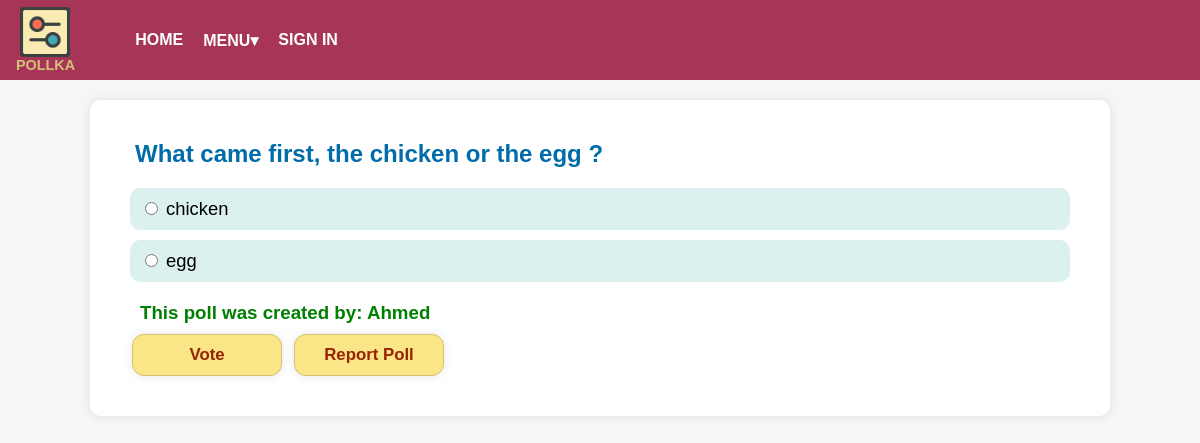
/Poll.php?pid=5, run on the app's committed database.
### tables this page shows
CREATE TABLE `questions` (
  `qid` int(11) NOT NULL,
  `uid` int(11) NOT NULL,
  `question` varchar(255) NOT NULL,
  `qstatus` varchar(15) NOT NULL,
  `reported` int(11) NOT NULL DEFAULT 0,
  `dueDate` datetime DEFAULT NULL
);

CREATE TABLE `options` (
  `oid` int(11) NOT NULL,
  `qid` int(11) NOT NULL,
  `option` varchar(255) NOT NULL
);

### poll.php (the view, shortened to what this page needs)
<?php
try {
    require('connection.php');
    $pid = $_GET['pid'];
    $sqlPoll = "SELECT * FROM questions WHERE qid = :pid";
    $stmtPoll = $db->prepare($sqlPoll);
    $stmtPoll->bindParam(':pid', $pid);
    $stmtPoll->execute();
    $poll = $stmtPoll->fetch(PDO::FETCH_ASSOC);
    $sqlOptions = "SELECT * FROM options WHERE qid = :pid";
    $stmtOptions = $db->prepare($sqlOptions);
    $stmtOptions->bindParam(':pid', $pid);
    $stmtOptions->execute();
    $sqlUname = "SELECT u.uname
                FROM user u INNER JOIN questions q ON u.uid = q.uid
                WHERE q.qid = :pid";
    $stmtUname = $db->prepare($sqlUname);
    $stmtUname->bindParam(':pid', $pid);
    $stmtUname->execute();
    if ($stmtUname->rowCount() == 1) {
        $unamearray = $stmtUname->fetch();
        $uname = $unamearray[0];
    } else {
        $uname = ("Unavailable");
    }
    $pollEnded = ($poll['qstatus'] == 'Ended') ? true : false;
    $pollDeactivated = ($poll['qstatus'] == 'Deactivated') ? true : false;
    $is_owner = (isset($_SESSION['uid']) && $_SESSION['uid'] == $poll['uid']) ? true : false;
    $voted = false;
?>
    <!DOCTYPE html>
    <html lang="en">
    <head>
        <link rel='stylesheet' href="styles/poll-styles.css">
        <link rel='stylesheet' href="styles/globalStyles.css">
    </head>
    <body class='preload'>
        <?php require('header.php');
        ?>
        <div class='container options'>
            <h2 class='question'><?php echo $poll['question']; ?></h2>
            <?php
            if ($stmtOptions->rowCount() > 0) {
                $hasOptions = true;
                echo "<form name='pollForm' id='pollForm'>";
                if (!$pollEnded) {
                    foreach ($stmtOptions as $option) {
                        echo "<div class='poll-option'>";
                        echo "<input type='radio' name='option' id='{$option['oid']} radio_opt' value='{$option['oid']}'>";
                        echo "<label for='{$option['oid']}'>{$option['option']}</label>";
                        echo "</div>";
                    }
                }
            } else {
                $hasOptions = false;
            }
            ?>
            </form>
            <div class="opt_btns">
                <?php
                if ($is_owner) {
                    echo "<h3 style='color:green;'>This poll was created by you, $uname.</h3>";
                } else {
                    echo "<h3 style='color:green;'>This poll was created by: $uname</h3>";
                }
                if ($hasOptions && !$voted && !$pollEnded && !$pollDeactivated) {
                    echo "<button class='opt_btn vote_btn' onclick='vote()'>Vote</button>";
                }
                if (!$pollDeactivated && !(isset($_SESSION['reported']) && $_SESSION['reported'] = true)) {
                    echo "<button class='opt_btn report_btn' id='report_btn' onclick='reportPoll()'>Report Poll</button>";
                }
                ?>
            </div>
        </div>
    </body>
    </html>
<?php } catch (PDOException $E) {
    die("Error occured!");
}
?>

### styles/poll-styles.css (style rules this page uses)
* { box-sizing: border-box; }
body { background: #f4f4f4cc; background-repeat: no-repeat; background-size: cover; min-width: 500px; min-height: 580px; margin: 0; padding: 0; font-family: 'Helvetica', sans-serif ; }
.container { width: 85% ; margin: 20px auto; background-color: #fff; padding: 20px; box-shadow: 0 0 10px rgba(0, 0, 0, 0.1); border-radius: 10px; }
.button-container .button, .opt_btn { display: inline-block; text-align: center; min-width: 95px; background-color:#fae587; box-shadow: 0 0 10px rgba(0, 0, 0, 0.1); color:#972300; padding: 10px; margin-left: 12px; border-radius: 12px; font-size: 1.05rem; font-weight: 600; transition-duration: 0.5s; }
.opt_btns { margin: 20px 10px; }
.opt_btns h3 { margin: 0 0 10px 20px; }
.opt_btn { min-width: 150px; border: #d4c270 0.5px solid; transition-duration: 0.5s; }
h2.question { margin-left: 25px; color: #006caa; }
.poll-option { background-color: #dbf1ef; margin: 10px 20px; padding: 10px; border-radius: 10px; }
.options label { font-size: 1.15rem; margin-left: 5px; }

### styles/header.css (style rules this page uses)
* { box-sizing: border-box; }

### data on the page
questions: question "What came first, the chicken or the egg ?"
options: option "chicken"
options: option "egg"

### other printed values
$uname "Ahmed"
